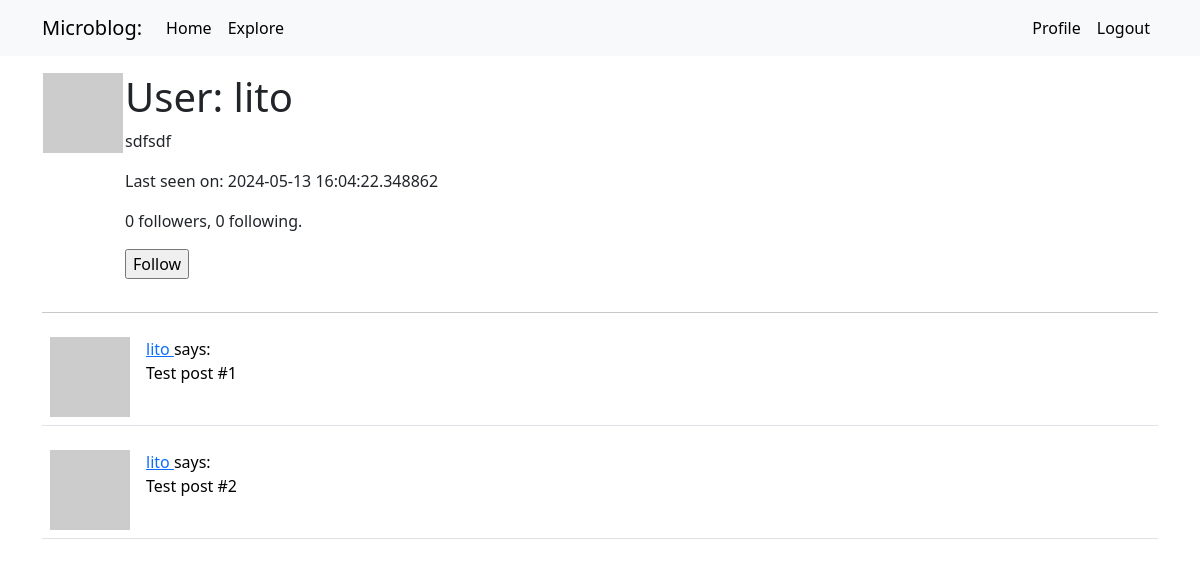
The app's page /user/lito (signed in), older data.
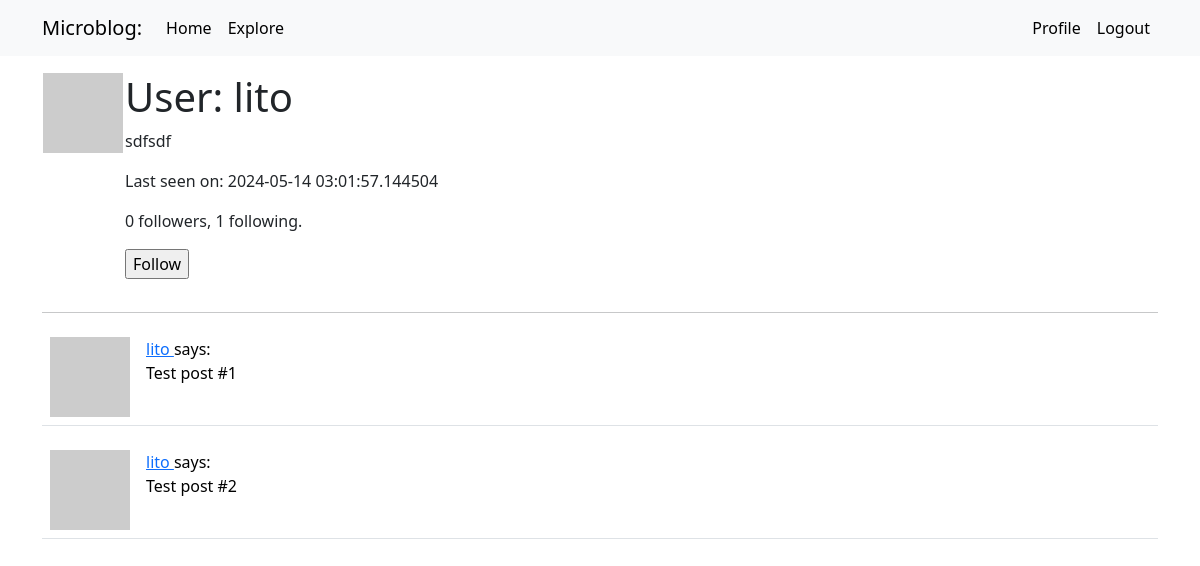
The same page, newer data.
### app/models.py (models this page shows, shortened)
class User(UserMixin,db.Model):
    id: so.Mapped[int] = so.mapped_column(primary_key=True)
    username: so.Mapped[str] = so.mapped_column(sa.String(64), index=True,
                                                unique=True)
    email: so.Mapped[str] = so.mapped_column(sa.String(120), index=True,
                                             unique=True)
    password_hash: so.Mapped[Optional[str]] = so.mapped_column(sa.String(256))
    posts: so.WriteOnlyMapped['Post'] = so.relationship(back_populates = 'author')
    about_me: so.Mapped[Optional[str]] = so.mapped_column(sa.String(140))
    last_seen: so.Mapped[Optional[datetime]] =so.mapped_column(default=lambda: datetime.now(timezone.utc))
    following: so.WriteOnlyMapped['User'] = so.relationship( secondary = followers, primaryjoin = (followers.c.follower_id ==id), secondaryjoin = (followers.c.followed_id == id),back_populates = 'followers')
    followers: so.WriteOnlyMapped['User'] = so.relationship(secondary= followers, primaryjoin = (followers.c.followed_id ==id), secondaryjoin= (followers.c.follower_id == id), back_populates = 'following')
    def is_following(self, user):
        query = self.following.select().where(User.id == user.id)
        return db.session.scalar(query) is not None
    def followers_count(self):
        query = sa.select(sa.func.count()).select_from(
            self.followers.select().subquery())
        return db.session.scalar(query)
    def following_count(self):
        query = sa.select(sa.func.count()).select_from(
            self.following.select().subquery())
        return db.session.scalar(query)
    def avatar(self,size):
        digest = md5(self.email.lower().encode('utf-8')).hexdigest()
        return f'https://www.gravatar.com/avatar/{digest}?d=monsterid&s={size}'

### app/routes.py (the view)
@app.route('/user/<username>', methods = ['GET', 'POST'])
@login_required
def user(username):
    user = db.first_or_404(sa.select(User).where(User.username == username))
    post = [
        {'author':user, 'body': 'Test post #1'},
        {'author':user, 'body': 'Test post #2'}
    ]
    form = EmptyForm()
    return render_template('user.html', user= user,post=post, form = form)

### app/forms.py
class EmptyForm(FlaskForm):
    submit = SubmitField('Submit')

### app/models.py (called while the page is built)
@login.user_loader
def load_user(id):
    return db.session.get(User,int(id))

### app/routes.py (called while the page is built)
@app.before_request
def before_request():
    if current_user.is_authenticated:
        current_user.last_seen = datetime.now(timezone.utc)
        db.session.commit()

### app/templates/user.html (shortened to what this page needs)
{% extends "base.html" %}
{% block content %}
    <table>
        <tr valign = "top">
            <td><img src = "{{ user.avatar(128) }}"></td>
            <td>
                <h1>User: {{ user.username }}</h1>
                {% if user.about_me %}<p>{{ user.about_me }}</p>{% endif %}
                {% if user.last_seen %}<p>Last seen on: {{ user.last_seen }}</p>{% endif %}
                <p>{{ user.followers_count() }} followers, {{ user.following_count() }} following.</p>
                {% if user == current_user %}
                <p><a href="{{ url_for('edit_profile') }}">Edit your profile</a></p>
                {% elif not current_user.is_following(user) %}
                <p>
                    <form action="{{ url_for('follow', username=user.username) }}" method="post">
                        {{ form.submit(value='Follow') }}
                    </form>
        </p>
        {% endif %}
            </td>
        </tr>
    </table>
    <hr>
    {% for post in post %}
        {% include '_post.html' %}
    {% endfor %}
{% endblock %}

### app/templates/_post.html
<table class = "table table-hover">
    <tr>
        <td width = "70px">
            <a href = "{{ url_for('user', username=post.author.username) }}">
                <img src="{{ post.author.avatar(36) }}">
            </a>
        </td>
        <td>
            <a href="{{ url_for('user', username=post.author.username) }}">
                {{ post.author.username }}
            </a>
            says:<br>{{ post.body }}
        </td>
    </tr>
</table>

Row changes from the older to the newer data that the page shows:
changed User "lito": last_seen "2024-05-13 16:04:22.348862" → "2024-05-14 03:01:57.144504"
Text that changed along with them:
{{ user.following_count() }}: "0" → "1"
